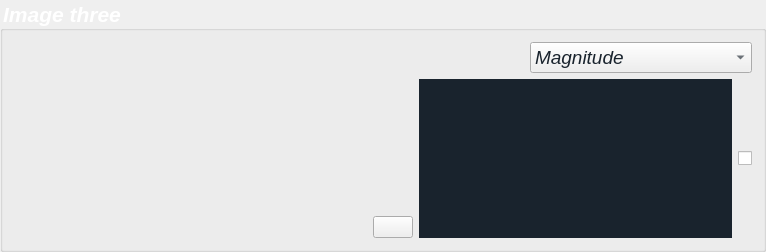
         <widget class="QGroupBox" name="groupBox_7">
          <property name="font">
           <font>
            <pointsize>16</pointsize>
            <italic>true</italic>
            <bold>true</bold>
           </font>
          </property>
          <property name="styleSheet">
           <string notr="true">color: rgb(255, 255, 255);</string>
          </property>
          <property name="title">
           <string>Image three</string>
          </property>
          <layout class="QVBoxLayout" name="verticalLayout_5">
           <item>
            <layout class="QHBoxLayout" name="horizontalLayout_13">
             <item>
              <spacer name="horizontalSpacer_5">
               <property name="orientation">
                <enum>Qt::Horizontal</enum>
               </property>
               <property name="sizeHint" stdset="0">
                <size>
                 <width>40</width>
                 <height>20</height>
                </size>
               </property>
              </spacer>
             </item>
             <item>
              <widget class="QComboBox" name="image3Cmbx">
               <property name="font">
                <font>
                 <family>Segoe UI</family>
                 <pointsize>14</pointsize>
                 <italic>true</italic>
                 <bold>false</bold>
                </font>
               </property>
               <property name="styleSheet">
                <string notr="true">color: rgb(25, 35, 45);</string>
               </property>
               <property name="image" stdset="0">
                <number>1</number>
               </property>
               <item>
                <property name="text">
                 <string>Magnitude</string>
                </property>
               </item>
               <item>
                <property name="text">
                 <string>Phase</string>
                </property>
               </item>
               <item>
                <property name="text">
                 <string>Real Component</string>
                </property>
               </item>
               <item>
                <property name="text">
                 <string>Imaginary Component</string>
                </property>
               </item>
              </widget>
             </item>
            </layout>
           </item>
           <item>
            <layout class="QHBoxLayout" name="horizontalLayout_14">
             <item>
              <spacer name="horizontalSpacer_11">
               <property name="orientation">
                <enum>Qt::Horizontal</enum>
               </property>
               <property name="sizeType">
                <enum>QSizePolicy::Minimum</enum>
               </property>
               <property name="sizeHint" stdset="0">
                <size>
                 <width>40</width>
                 <height>20</height>
                </size>
               </property>
              </spacer>
             </item>
             <item>
              <widget class="ImageView" name="imageThreeOrigin" native="true">
               <property name="sizePolicy">
                <sizepolicy hsizetype="Expanding" vsizetype="Expanding">
                 <horstretch>0</horstretch>
                 <verstretch>0</verstretch>
                </sizepolicy>
               </property>
               <property name="minimumSize">
                <size>
                 <width>313</width>
                 <height>140</height>
                </size>
               </property>
               <property name="maximumSize">
                <size>
                 <width>16777215</width>
                 <height>16777215</height>
                </size>
               </property>
               <property name="sizeIncrement">
                <size>
                 <width>0</width>
                 <height>0</height>
                </size>
               </property>
               <property name="toolTip">
                <string>press here to load the photo</string>
               </property>
               <property name="styleSheet">
                <string notr="true">background-color:#19232D;
\ncolor: rgb(0, 0, 0);</string>
               </property>
              </widget>
             </item>
             <item>
              <layout class="QVBoxLayout" name="verticalLayout_6">
               <item>
                <spacer name="verticalSpacer_5">
                 <property name="orientation">
                  <enum>Qt::Vertical</enum>
                 </property>
                 <property name="sizeHint" stdset="0">
                  <size>
                   <width>20</width>
                   <height>40</height>
                  </size>
                 </property>
                </spacer>
               </item>
               <item>
                <widget class="QPushButton" name="ResetBtn_3">
                 <property name="minimumSize">
                  <size>
                   <width>32</width>
                   <height>0</height>
                  </size>
                 </property>
                 <property name="toolTip">
                  <string>restart</string>
                 </property>
                 <property name="styleSheet">
                  <string notr="true">color: rgb(0, 0, 0);</string>
                 </property>
                 <property name="text">
                  <string/>
                 </property>
                 <property name="icon">
                  <iconset>
                   <normaloff>../task1-signal-viewer-dsp_fall23_task1_team16/Resources/icons8-restart-40.png</normaloff>../task1-signal-viewer-dsp_fall23_task1_team16/Resources/icons8-restart-40.png</iconset>
                 </property>
                 <property name="iconSize">
                  <size>
                   <width>16</width>
                   <height>16</height>
                  </size>
                 </property>
                </widget>
               </item>
              </layout>
             </item>
             <item>
              <widget class="ImageView" name="imageThreeOrigin_2" native="true">
               <property name="sizePolicy">
                <sizepolicy hsizetype="Expanding" vsizetype="Expanding">
                 <horstretch>0</horstretch>
                 <verstretch>0</verstretch>
                </sizepolicy>
               </property>
               <property name="minimumSize">
                <size>
                 <width>313</width>
                 <height>159</height>
                </size>
               </property>
               <property name="maximumSize">
                <size>
                 <width>16777215</width>
                 <height>16777215</height>
                </size>
               </property>
               <property name="sizeIncrement">
                <size>
                 <width>0</width>
                 <height>0</height>
                </size>
               </property>
               <property name="styleSheet">
                <string notr="true">background-color:#19232D;</string>
               </property>
              </widget>
             </item>
             <item>
              <widget class="QCheckBox" name="checkBox_3">
               <property name="font">
                <font>
                 <pointsize>6</pointsize>
                </font>
               </property>
               <property name="toolTip">
                <string>Enable ROI</string>
               </property>
               <property name="styleSheet">
                <string notr="true">
color: rgb(0, 0, 0);</string>
               </property>
               <property name="text">
                <string/>
               </property>
              </widget>
             </item>
            </layout>
           </item>
          </layout>
         </widget>
